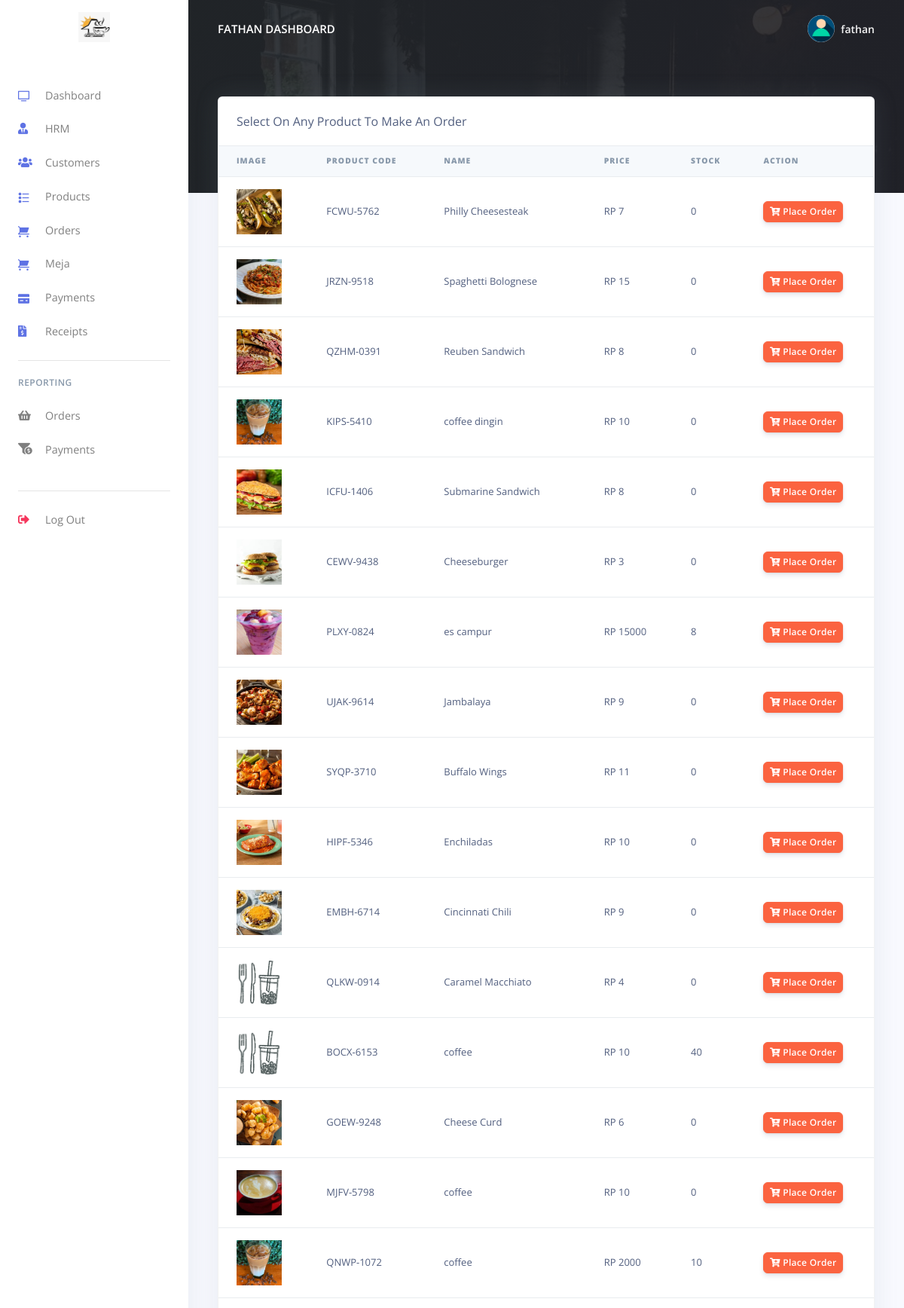
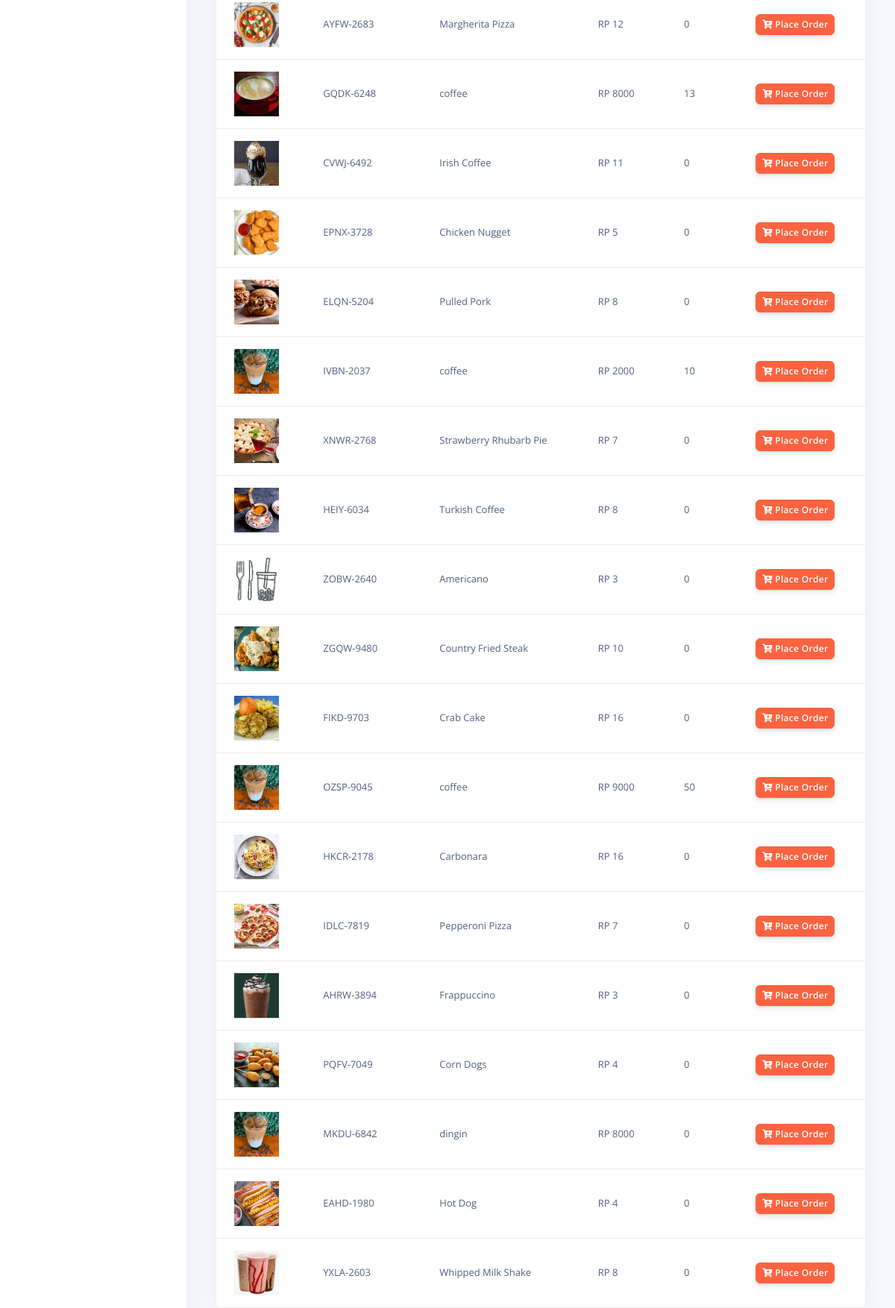
Page /admin/orders.php (signed in, upper part) on the committed database (2 pictures, top to bottom).
### tables this page shows
CREATE TABLE `rpos_staff` (
  `staff_id` int(20) NOT NULL,
  `staff_name` varchar(200) NOT NULL,
  `staff_number` varchar(200) NOT NULL,
  `staff_email` varchar(200) NOT NULL,
  `staff_password` varchar(200) NOT NULL,
  `created_at` timestamp(6) NOT NULL DEFAULT current_timestamp(6) ON UPDATE current_timestamp(6)
);

CREATE TABLE `rpos_products` (
  `prod_id` varchar(200) NOT NULL,
  `prod_code` varchar(200) NOT NULL,
  `prod_name` varchar(200) NOT NULL,
  `prod_img` varchar(200) NOT NULL,
  `prod_desc` longtext NOT NULL,
  `prod_stock` int(5) NOT NULL,
  `prod_price` varchar(200) NOT NULL,
  `created_at` timestamp(6) NOT NULL DEFAULT current_timestamp(6) ON UPDATE current_timestamp(6)
);

### admin/orders.php (the view, shortened to what this page needs)
<?php
include('config/config.php');
require_once('partials/_head.php');
?>
<body>
  <?php
  require_once('partials/_sidebar.php');
  ?>
  <div class="main-content">
    <?php
    require_once('partials/_topnav.php');
    ?>
    <div class="container-fluid mt--8">
      <div class="row">
        <div class="col">
          <div class="card shadow">
            <div class="card-header border-0">
              Select On Any Product To Make An Order
            </div>
            <div class="table-responsive">
              <table class="table align-items-center table-flush">
                <thead class="thead-light">
                  <tr>
                    <th scope="col"><b>Image</b></th>
                    <th scope="col"><b>Product Code</b></th>
                    <th scope="col"><b>Name</b></th>
                    <th scope="col"><b>Price</b></th>
                    <th scope="col"><b>stock</b></th>
                    <th scope="col"><b>Action</b></th>
                  </tr>
                </thead>
                <tbody>
                  <?php
                  $ret = "SELECT * FROM  rpos_products ";
                  $stmt = $mysqli->prepare($ret);
                  $stmt->execute();
                  $res = $stmt->get_result();
                  while ($prod = $res->fetch_object()) {
                  ?>
                    <tr>
                      <td>
                        <?php
                        if ($prod->prod_img) {
                          echo "<img src='assets/img/products/$prod->prod_img' height='60' width='60 class='img-thumbnail'>";
                        } else {
                          echo "<img src='assets/img/products/default.jpg' height='60' width='60 class='img-thumbnail'>";
                        }
                        ?>
                      </td>
                      <td><?php echo $prod->prod_code; ?></td>
                      <td><?php echo $prod->prod_name; ?></td>
                      <td>RP <?php echo $prod->prod_price; ?></td>
                      <td><?php echo $prod->prod_stock; ?></td>
                      <td>
                        <a href="make_oder.php?prod_id=<?php echo $prod->prod_id; ?>&prod_name=<?php echo $prod->prod_name; ?>&prod_stock=<?php echo $prod->prod_stock; ?>&prod_price=<?php echo $prod->prod_price; ?>">
                          <button class="btn btn-sm btn-warning">
                            <i class="fas fa-cart-plus"></i>
                            Place Order
                          </button>
                        </a>
                      </td>
                    </tr>
                  <?php } ?>
                </tbody>
              </table>
            </div>
          </div>
        </div>
      </div>
    </div>
  </div>
</body>
</html>

### admin/partials/_head.php (shortened to what this page needs)
<!DOCTYPE html>
<html>
<head>
    <link href="assets/vendor/nucleo/css/nucleo.css" rel="stylesheet">
    <link href="assets/vendor/@fortawesome/fontawesome-free/css/all.min.css" rel="stylesheet">
    <link type="text/css" href="assets/css/argon.css?v=1.0.0" rel="stylesheet">
</head>

### admin/partials/_sidebar.php (shortened to what this page needs)
<?php
$admin_id = $_SESSION['staff_id'];
$ret = "SELECT * FROM  rpos_staff  WHERE staff_id = '$admin_id'";
$stmt = $mysqli->prepare($ret);
$stmt->execute();
$res = $stmt->get_result();
while ($admin = $res->fetch_object()) {
?>
  <nav class="navbar navbar-vertical fixed-left navbar-expand-md navbar-light bg-white" id="sidenav-main">
    <div class="container-fluid">
      <a class="navbar-brand pt-0" href="dashboard.php">
        <img src="assets/img/brand/logo.jpeg" class="navbar-brand-img" alt="...">
      </a>
      <div class="collapse navbar-collapse" id="sidenav-collapse-main">
        <ul class="navbar-nav">
          <li class="nav-item">
            <a class="nav-link" href="dashboard.php">
              <i class="ni ni-tv-2 text-primary"></i> Dashboard
            </a>
          </li>
          <li class="nav-item">
            <a class="nav-link" href="hrm.php">
              <i class="fas fa-user-tie text-primary"></i> HRM
            </a>
          </li>
          <li class="nav-item">
            <a class="nav-link" href="customes.php">
              <i class="fas fa-users text-primary"></i> Customers
            </a>
          </li>
          <li class="nav-item">
            <a class="nav-link" href="products.php">
              <i class="ni ni-bullet-list-67 text-primary"></i>Products
            </a>
          </li>
          <li class="nav-item">
            <a class="nav-link" href="orders.php">
              <i class="ni ni-cart text-primary"></i> Orders
            </a>
          </li>
          <li class="nav-item">
            <a class="nav-link" href="meja.php">
              <i class="ni ni-cart text-primary"></i> Meja
            </a>
          </li>
          <li class="nav-item">
            <a class="nav-link" href="payments.php">
              <i class="ni ni-credit-card text-primary"></i> Payments
            </a>
          </li>
          <li class="nav-item">
            <a class="nav-link" href="receipts.php">
              <i class="fas fa-file-invoice-dollar text-primary"></i> Receipts
            </a>
          </li>
        </ul>
        <hr class="my-3">
        <h6 class="navbar-heading text-muted">Reporting</h6>
        <ul class="navbar-nav mb-md-3">
          <li class="nav-item">
            <a class="nav-link" href="orders_reports.php">
              <i class="fas fa-shopping-basket"></i> Orders
            </a>
          </li>
          <li class="nav-item">
            <a class="nav-link" href="payments_reports.php">
              <i class="fas fa-funnel-dollar"></i> Payments
            </a>
          </li>
        </ul>
        <hr class="my-3">
        <ul class="navbar-nav mb-md-3">
          <li class="nav-item">
            <a class="nav-link" href="logout.php">
              <i class="fas fa-sign-out-alt text-danger"></i> Log Out
            </a>
          </li>
        </ul>
      </div>
    </div>
  </nav>
<?php } ?>

### admin/partials/_topnav.php (shortened to what this page needs)
<?php
$staff_id = $_SESSION['staff_id'];
$ret = "SELECT * FROM  rpos_staff  WHERE staff_id = '$staff_id'";
$stmt = $mysqli->prepare($ret);
$stmt->execute();
$res = $stmt->get_result();
while ($staff = $res->fetch_object()) {
?>
    <nav class="navbar navbar-top navbar-expand-md navbar-dark" id="navbar-main">
        <div class="container-fluid">
            <a class="h4 mb-0 text-white text-uppercase d-none d-lg-inline-block" href="dashboard.php"><?php echo $staff->staff_name; ?> Dashboard</a>
            <ul class="navbar-nav align-items-center d-none d-md-flex">
                <li class="nav-item dropdown">
                    <a class="nav-link pr-0" href="#" role="button" data-toggle="dropdown" aria-haspopup="true" aria-expanded="false">
                        <div class="media align-items-center">
                            <span class="avatar avatar-sm rounded-circle">
                                <img alt="Image placeholder" src="../admin/assets/img/theme/user-a-min.png">
                            </span>
                            <div class="media-body ml-2 d-none d-lg-block">
                                <span class="mb-0 text-sm  font-weight-bold"><?php echo $staff->staff_name; ?></span>
                            </div>
                        </div>
                    </a>
                </li>
            </ul>
        </div>
    </nav>
<?php } ?>

### rows in the picture
rpos_staff: staff_name "FATHAN", staff_name "fathan"
rpos_products: prod_img (picture), prod_code "FCWU-5762", prod_name "Philly Cheesesteak", prod_price "7", prod_stock "0"
rpos_products: prod_img (picture), prod_code "JRZN-9518", prod_name "Spaghetti Bolognese", prod_price "15", prod_stock "0"
rpos_products: prod_img (picture), prod_code "QZHM-0391", prod_name "Reuben Sandwich", prod_price "8", prod_stock "0"
rpos_products: prod_img (picture), prod_code "KIPS-5410", prod_name "coffee dingin", prod_price "10", prod_stock "0"
rpos_products: prod_img (picture), prod_code "ICFU-1406", prod_name "Submarine Sandwich", prod_price "8", prod_stock "0"
rpos_products: prod_img (picture), prod_code "CEWV-9438", prod_name "Cheeseburger", prod_price "3", prod_stock "0"
rpos_products: prod_img (picture), prod_code "PLXY-0824", prod_name "es campur", prod_price "15000", prod_stock "8"
rpos_products: prod_img (picture), prod_code "UJAK-9614", prod_name "Jambalaya", prod_price "9", prod_stock "0"
rpos_products: prod_img (picture), prod_code "SYQP-3710", prod_name "Buffalo Wings", prod_price "11", prod_stock "0"
rpos_products: prod_img (picture), prod_code "HIPF-5346", prod_name "Enchiladas", prod_price "10", prod_stock "0"
rpos_products: prod_img (picture), prod_code "EMBH-6714", prod_name "Cincinnati Chili", prod_price "9", prod_stock "0"
rpos_products: prod_code "QLKW-0914", prod_name "Caramel Macchiato", prod_price "4", prod_stock "0"
rpos_products: prod_code "BOCX-6153", prod_name "coffee", prod_price "10", prod_stock "40"
rpos_products: prod_img (picture), prod_code "GOEW-9248", prod_name "Cheese Curd", prod_price "6", prod_stock "0"
rpos_products: prod_img (picture), prod_code "MJFV-5798", prod_name "coffee", prod_price "10", prod_stock "0"
rpos_products: prod_img (picture), prod_code "QNWP-1072", prod_name "coffee", prod_price "2000", prod_stock "10"
rpos_products: prod_img (picture), prod_code "AYFW-2683", prod_name "Margherita Pizza", prod_price "12", prod_stock "0"
rpos_products: prod_img (picture), prod_code "GQDK-6248", prod_name "coffee", prod_price "8000", prod_stock "13"
rpos_products: prod_img (picture), prod_code "CVWJ-6492", prod_name "Irish Coffee", prod_price "11", prod_stock "0"
rpos_products: prod_img (picture), prod_code "EPNX-3728", prod_name "Chicken Nugget", prod_price "5", prod_stock "0"
rpos_products: prod_img (picture), prod_code "ELQN-5204", prod_name "Pulled Pork", prod_price "8", prod_stock "0"
rpos_products: prod_img (picture), prod_code "IVBN-2037", prod_name "coffee", prod_price "2000", prod_stock "10"
rpos_products: prod_img (picture), prod_code "XNWR-2768", prod_name "Strawberry Rhubarb Pie", prod_price "7", prod_stock "0"
rpos_products: prod_img (picture), prod_code "HEIY-6034", prod_name "Turkish Coffee", prod_price "8", prod_stock "0"
rpos_products: prod_code "ZOBW-2640", prod_name "Americano", prod_price "3", prod_stock "0"
rpos_products: prod_img (picture), prod_code "ZGQW-9480", prod_name "Country Fried Steak", prod_price "10", prod_stock "0"
rpos_products: prod_img (picture), prod_code "FIKD-9703", prod_name "Crab Cake", prod_price "16", prod_stock "0"
rpos_products: prod_img (picture), prod_code "OZSP-9045", prod_name "coffee", prod_price "9000", prod_stock "50"
rpos_products: prod_img (picture), prod_code "HKCR-2178", prod_name "Carbonara", prod_price "16", prod_stock "0"
rpos_products: prod_img (picture), prod_code "IDLC-7819", prod_name "Pepperoni Pizza", prod_price "7", prod_stock "0"
rpos_products: prod_img (picture), prod_code "AHRW-3894", prod_name "Frappuccino", prod_price "3", prod_stock "0"
rpos_products: prod_img (picture), prod_code "PQFV-7049", prod_name "Corn Dogs", prod_price "4", prod_stock "0"
rpos_products: prod_img (picture), prod_code "MKDU-6842", prod_name "dingin", prod_price "8000", prod_stock "0"
rpos_products: prod_img (picture), prod_code "EAHD-1980", prod_name "Hot Dog", prod_price "4", prod_stock "0"
rpos_products: prod_img (picture), prod_code "YXLA-2603", prod_name "Whipped Milk Shake", prod_price "8", prod_stock "0"
